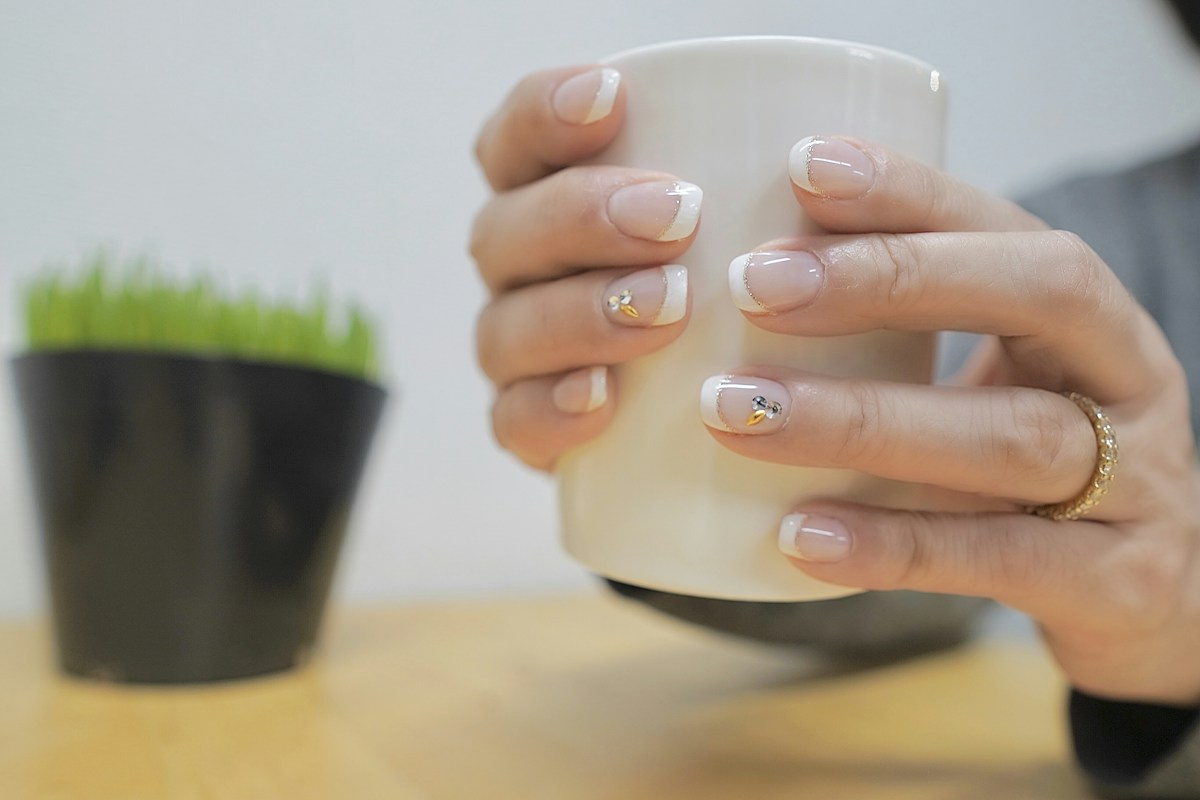
#> input picture tests/fixtures/cup.jpg, 1200 x 800 px, given in place of fixtures, which was not available
$ python beautify.py ../tests/fixtures --out out.png
#> lines starting #> are read from the running program, lines starting #| are printed output that depends on the picture; after the words box and inside, x2 and y2 are one past the last pixel; in counts of white or black regions, pixels touching at a corner belong together
#!/usr/bin/env python3
"""Deterministic photo clean-up so a dim, noisy hand photo reads like a bright reference shot.

  python poc/beautify.py IMG [IMG ...] --out DIR [--wall-target 0.93] [--lift 1.0] [--denoise 5] [--warmth 0.0]

Steps (all global, no generative model, so nail hue is preserved):
  1. white balance from the brightest neutral region (the backdrop) so greys are grey
  2. exposure lift with a soft shoulder, aiming the backdrop at --wall-target (0..1)
  3. mild non-local-means denoise, then light unsharp mask
Writes DIR/<name>.jpg and prints the median nail-free backdrop level before/after.
"""
from __future__ import annotations

import argparse
import sys
from pathlib import Path

import cv2
import numpy as np


def estimate_backdrop(img: np.ndarray) -> np.ndarray:
    """Median colour of bright, low-saturation pixels (the wall), float 0..1 RGB."""
    f = img.astype(np.float32) / 255.0
    hsv = cv2.cvtColor((f * 255).astype(np.uint8), cv2.COLOR_RGB2HSV)
#> hsv: shape (800, 1200, 3); mean H, S, V 42.8, 55.1, 168.6
    sat = hsv[..., 1] / 255.0
    val = hsv[..., 2] / 255.0
    mask = (sat < 0.12) & (val > np.percentile(val, 60))
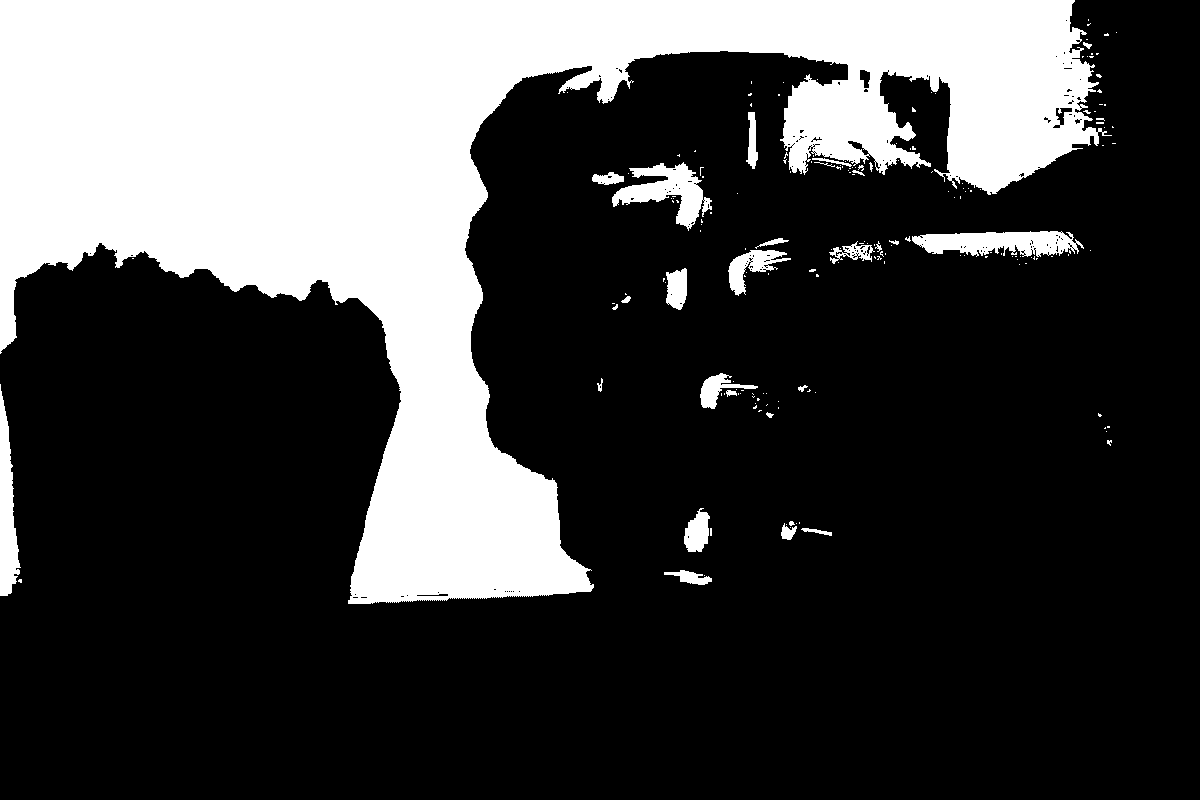
#> mask: shape (800, 1200) bool; 26.9% white; 181 white regions (151 under 20 px), largest, box (x1, y1, x2, y2) and area: (0, 0, 1112, 604) 243598, (912, 231, 1084, 257) 3054, (612, 162, 712, 231) 2826
    if mask.sum() < 500:
        mask = val > np.percentile(val, 80)
    return np.median(f[mask], axis=0)


def process(img: np.ndarray, wall_target: float, lift: float, denoise: int, warmth: float) -> tuple[np.ndarray, dict]:
    f = img.astype(np.float32) / 255.0
    wall = estimate_backdrop(img)
#> wall = [0.78, 0.8, 0.812]
    # 1. white balance: scale channels so the backdrop becomes neutral grey of the same luminance
    lum = wall.mean()
#> lum = 0.797
    gains = lum / np.maximum(wall, 1e-3)
#> gains = [1.02, 0.997, 0.982]
    gains = gains / gains.mean()
#> gains = [1.02, 0.996, 0.982]
    if warmth:  # optional gentle warm bias like daylight salon photos
        gains = gains * np.array([1 + warmth, 1.0, 1 - warmth], np.float32)
    f = np.clip(f * gains, 0, 1)
    # 2. exposure: linear gain so the backdrop lands at wall_target (like +EV), blended by `lift`,
    #    with a smooth highlight shoulder above `knee` so nothing clips flat
    cur = float(np.clip(lum, 0.05, 0.98))
#> cur = 0.797
    gain = 1 + (wall_target / cur - 1) * lift
#> gain = 1.17
    f = f * gain
    knee = 0.80
    hi = f > knee
    f = np.where(hi, knee + (1 - knee) * (1 - np.exp(-(f - knee) / (1 - knee))), f)
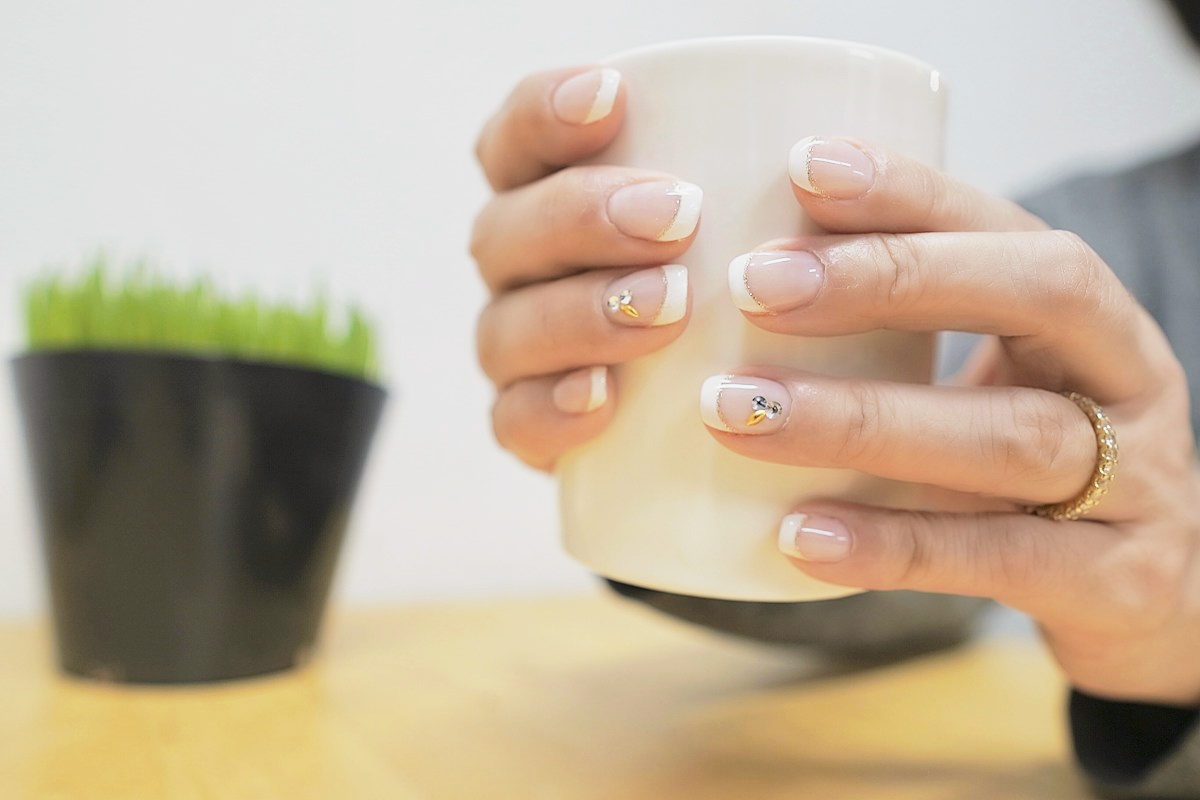
#> f: shape (800, 1200, 3) float32; mean R, G, B 0.754, 0.691, 0.602
    out = (np.clip(f, 0, 1) * 255).astype(np.uint8)
    # 3. denoise + light sharpen
    if denoise > 0:
        bgr = cv2.cvtColor(out, cv2.COLOR_RGB2BGR)
        bgr = cv2.fastNlMeansDenoisingColored(bgr, None, denoise, denoise, 7, 21)
        out = cv2.cvtColor(bgr, cv2.COLOR_BGR2RGB)
    blur = cv2.GaussianBlur(out, (0, 0), 2.0)
    out = cv2.addWeighted(out, 1.25, blur, -0.25, 0)
    info = {"backdrop_before": [round(float(v), 3) for v in wall], "wb_gains": [round(float(g), 3) for g in gains],
            "gain": round(float(gain), 3), "backdrop_after": [round(float(v), 3) for v in estimate_backdrop(out)]}
#> in estimate_backdrop (call 2), `hsv = cv2.cvtColor((f * 255).astype(np.uint8), cv2.COLOR_RGB2HSV)`: hsv: shape (800, 1200, 3); mean H, S, V 28.4, 56, 193.2
#> in estimate_backdrop (call 2), `val = hsv[..., 2] / 255.0`:
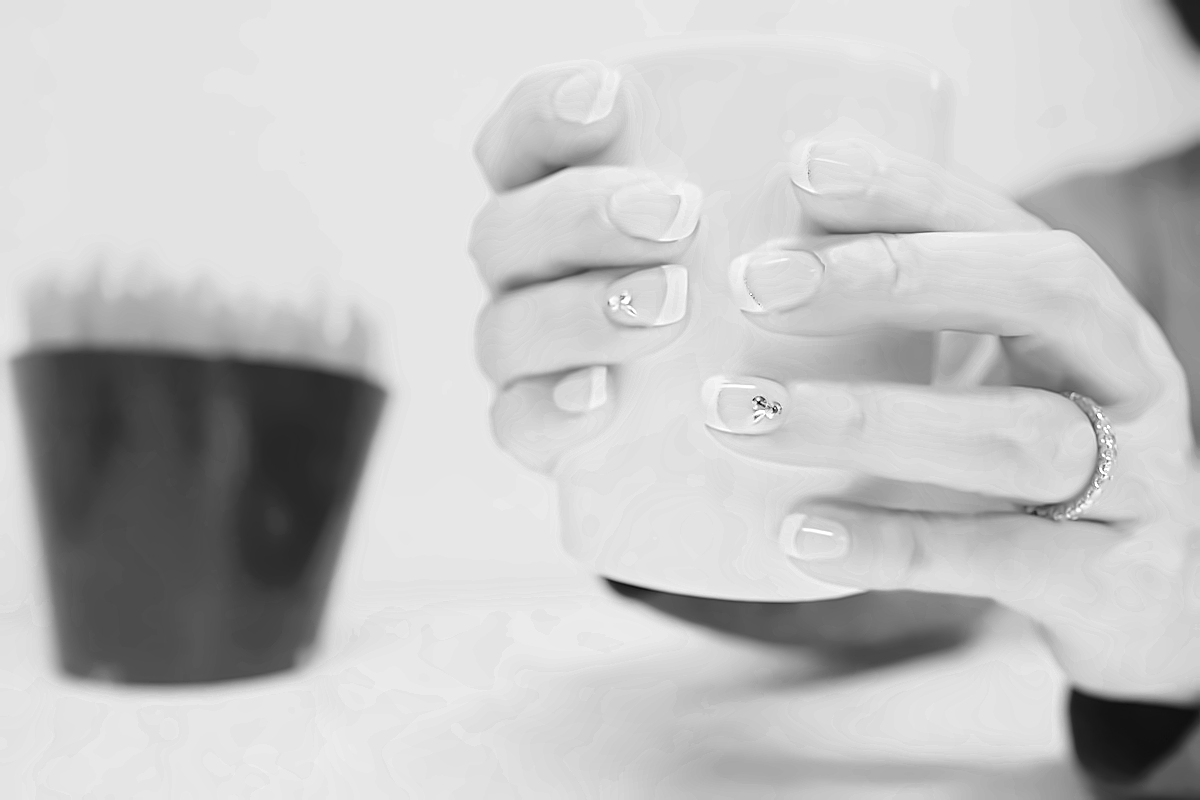
#> val: shape (800, 1200) float64; min 0, max 1, mean 0.758
#> in estimate_backdrop (call 2), `mask = (sat < 0.12) & (val > np.percentile(val, 60))`:
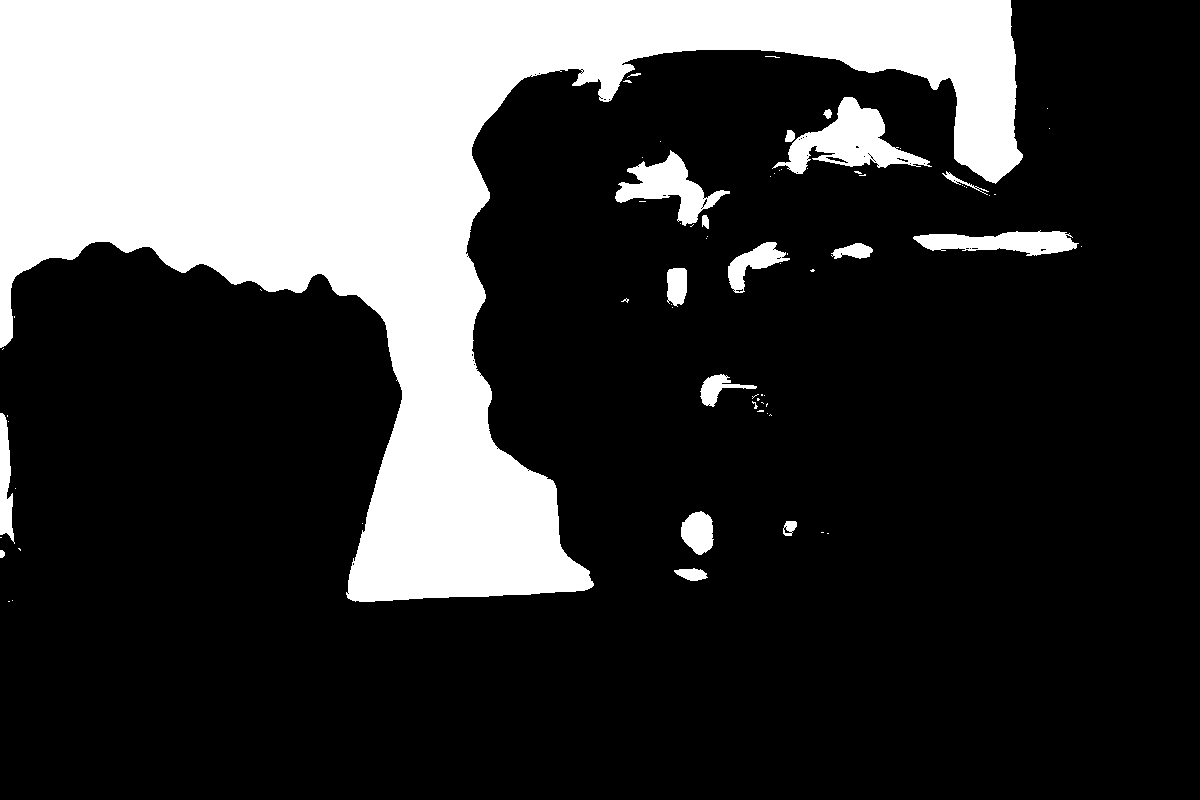
#> mask: shape (800, 1200) bool; 24.6% white; 72 white regions (54 under 20 px), largest, box (x1, y1, x2, y2) and area: (0, 0, 1023, 602) 219129, (772, 97, 932, 174) 4812, (615, 150, 730, 226) 3198
#> info = {'backdrop_before': [0.78, 0.8, 0.812], 'wb_gains': [1.02, 0.996, 0.982], 'gain': 1.17, 'backdrop_after': [0.898, 0.89, 0.89]}
    return out, info


def main() -> int:
    ap = argparse.ArgumentParser(description=__doc__, formatter_class=argparse.RawDescriptionHelpFormatter)
    ap.add_argument("images", nargs="+", type=Path)
    ap.add_argument("--out", type=Path, required=True)
    ap.add_argument("--wall-target", type=float, default=0.93)
    ap.add_argument("--lift", type=float, default=1.0, help="0 = no exposure change, 1 = full correction to wall target")
    ap.add_argument("--denoise", type=int, default=5, help="fastNlMeans strength, 0 = off")
    ap.add_argument("--warmth", type=float, default=0.0, help="e.g. 0.02 for a slightly warm daylight bias")
    a = ap.parse_args()
    a.out.mkdir(parents=True, exist_ok=True)
    for p in a.images:
        img = cv2.cvtColor(cv2.imread(str(p), cv2.IMREAD_COLOR), cv2.COLOR_BGR2RGB)
        if img is None:
            sys.exit(f"cannot read {p}")
        out, info = process(img, a.wall_target, a.lift, a.denoise, a.warmth)
        dst = a.out / p.name
        cv2.imwrite(str(dst), cv2.cvtColor(out, cv2.COLOR_RGB2BGR), [cv2.IMWRITE_JPEG_QUALITY, 92])
        print(f"{p.name}: {info} -> {dst}")
#| fixtures: {'backdrop_before': [0.78, 0.8, 0.812], 'wb_gains': [1.022, 0.996, 0.982], 'gain': 1.166, 'backdrop_after': [0.898, 0.89, 0.89]} -> out.png/fixtures
    return 0


if __name__ == "__main__":
    sys.exit(main())
#> (the program exits here)
